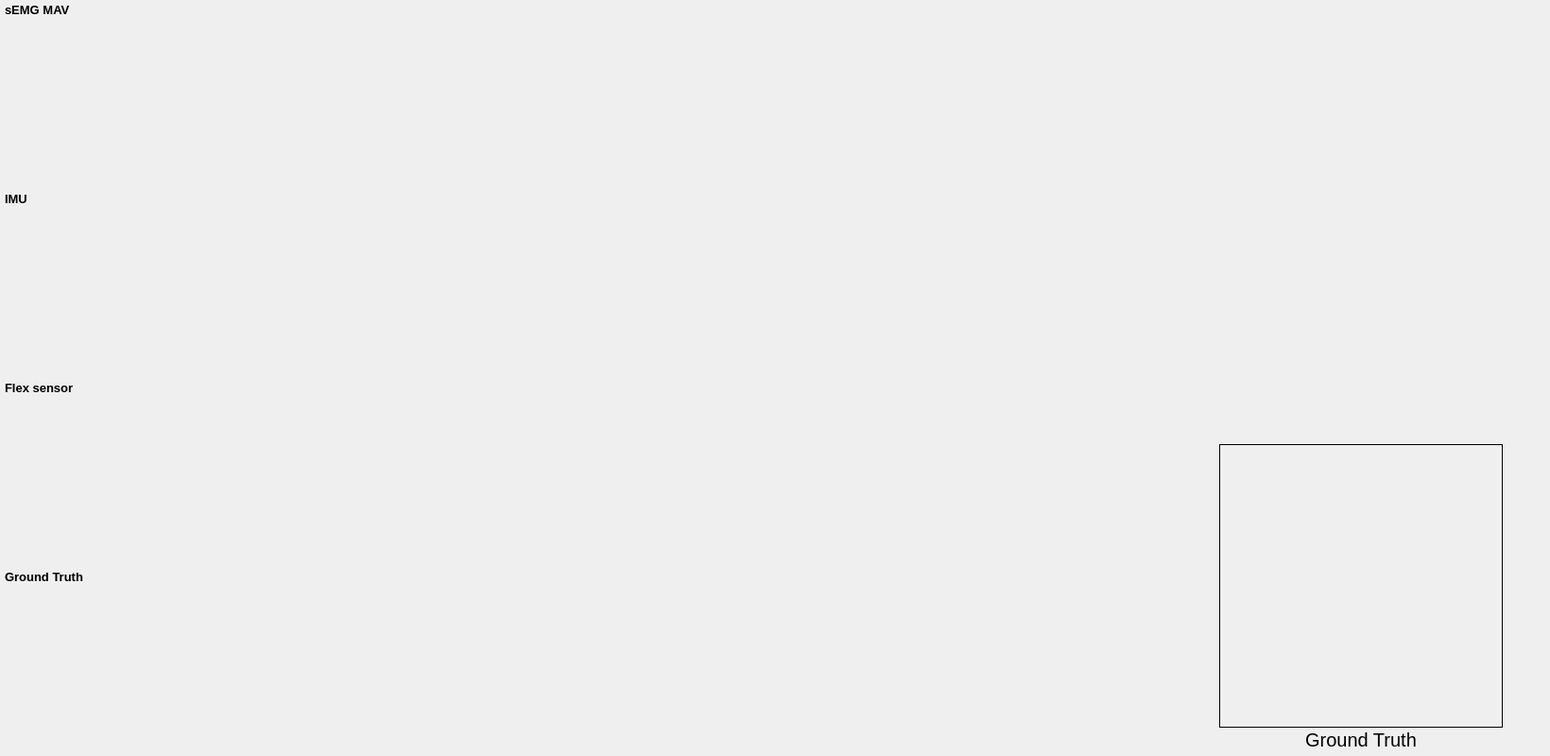
<?xml version="1.0" encoding="UTF-8"?>
<ui version="4.0">
 <class>TrainingForm</class>
 <widget class="QWidget" name="TrainingForm">
  <property name="geometry">
   <rect>
    <x>0</x>
    <y>0</y>
    <width>1640</width>
    <height>800</height>
   </rect>
  </property>
  <property name="windowTitle">
   <string>Form</string>
  </property>
  <widget class="QCustomPlot" name="wdg_RTGraph_MAV" native="true">
   <property name="geometry">
    <rect>
     <x>0</x>
     <y>20</y>
     <width>1240</width>
     <height>170</height>
    </rect>
   </property>
  </widget>
  <widget class="QCustomPlot" name="wdg_RTGraph_Label" native="true">
   <property name="geometry">
    <rect>
     <x>0</x>
     <y>620</y>
     <width>1240</width>
     <height>170</height>
    </rect>
   </property>
  </widget>
  <widget class="QLabel" name="Txt_sEMG_MAV">
   <property name="geometry">
    <rect>
     <x>5</x>
     <y>0</y>
     <width>100</width>
     <height>20</height>
    </rect>
   </property>
   <property name="font">
    <font>
     <pointsize>10</pointsize>
     <bold>true</bold>
    </font>
   </property>
   <property name="text">
    <string>sEMG MAV</string>
   </property>
  </widget>
  <widget class="QLabel" name="Txt_Motion_label">
   <property name="geometry">
    <rect>
     <x>5</x>
     <y>600</y>
     <width>100</width>
     <height>20</height>
    </rect>
   </property>
   <property name="font">
    <font>
     <pointsize>10</pointsize>
     <bold>true</bold>
    </font>
   </property>
   <property name="text">
    <string>Ground Truth</string>
   </property>
  </widget>
  <widget class="QLabel" name="Txt_Img_Label">
   <property name="geometry">
    <rect>
     <x>1375</x>
     <y>775</y>
     <width>130</width>
     <height>15</height>
    </rect>
   </property>
   <property name="font">
    <font>
     <family>Arial</family>
     <pointsize>15</pointsize>
    </font>
   </property>
   <property name="text">
    <string>Ground Truth</string>
   </property>
   <property name="alignment">
    <set>Qt::AlignCenter</set>
   </property>
  </widget>
  <widget class="QLabel" name="Img_Truth">
   <property name="geometry">
    <rect>
     <x>1290</x>
     <y>470</y>
     <width>300</width>
     <height>300</height>
    </rect>
   </property>
   <property name="frameShape">
    <enum>QFrame::Box</enum>
   </property>
   <property name="text">
    <string/>
   </property>
  </widget>
  <widget class="QCustomPlot" name="wdg_RTGraph_IMU" native="true">
   <property name="geometry">
    <rect>
     <x>0</x>
     <y>220</y>
     <width>1240</width>
     <height>170</height>
    </rect>
   </property>
  </widget>
  <widget class="QLabel" name="Txt_IMU">
   <property name="geometry">
    <rect>
     <x>5</x>
     <y>200</y>
     <width>100</width>
     <height>20</height>
    </rect>
   </property>
   <property name="font">
    <font>
     <pointsize>10</pointsize>
     <bold>true</bold>
    </font>
   </property>
   <property name="text">
    <string>IMU</string>
   </property>
  </widget>
  <widget class="QWidget" name="wdg_Upper_limb" native="true">
   <property name="geometry">
    <rect>
     <x>1250</x>
     <y>10</y>
     <width>380</width>
     <height>450</height>
    </rect>
   </property>
  </widget>
  <widget class="QCustomPlot" name="wdg_RTGraph_Flex" native="true">
   <property name="geometry">
    <rect>
     <x>0</x>
     <y>420</y>
     <width>1240</width>
     <height>170</height>
    </rect>
   </property>
  </widget>
  <widget class="QLabel" name="Txt_Flex">
   <property name="geometry">
    <rect>
     <x>5</x>
     <y>400</y>
     <width>100</width>
     <height>20</height>
    </rect>
   </property>
   <property name="font">
    <font>
     <pointsize>10</pointsize>
     <bold>true</bold>
    </font>
   </property>
   <property name="text">
    <string>Flex sensor</string>
   </property>
  </widget>
 </widget>
 <customwidgets>
  <customwidget>
   <class>QCustomPlot</class>
   <extends>QWidget</extends>
   <header location="global">qcustomplot.h</header>
   <container>1</container>
  </customwidget>
 </customwidgets>
 <resources/>
 <connections/>
</ui>
